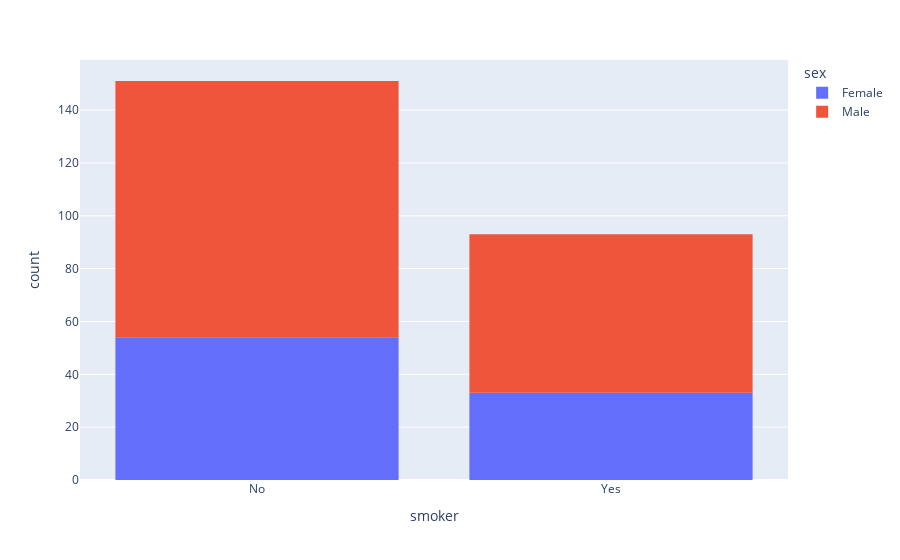

Notebook source saved alongside this figure:
### Markdown cell above
# 06_Histogram

### Code cell
# Histogram
fig = px.histogram(df, x="smoker", color="sex"  )
fig.show()

### Figure 1 — Plotly figure (JSON) as saved in the notebook; plotly's stock layout.template omitted (floating-point values rounded to 4 significant figures; data arrays with more than 128 entries replaced by an {"elided": "..."} marker saying what was removed)
{"data": [{"alignmentgroup": "True", "bingroup": "x", "hovertemplate": "sex=Female<br>smoker=%{x}<br>count=%{y}<extra></extra>", "legendgroup": "Female", "marker": {"color": "#636efa", "pattern": {"shape": ""}}, "name": "Female", "offsetgroup": "Female", "orientation": "v", "showlegend": true, "type": "histogram", "x": ["No", "No", "No", "No", "No", "No", "No", "No", "No", "No", "No", "No", "No", "No", "No", "No", "Yes", "No", "Yes", "Yes", "No", "No", "No", "Yes", "Yes", "No", "Yes", "Yes", "Yes", "Yes", "No", "Yes", "No", "No", "No", "No", "No", "No", "No", "No", "No", "No", "No", "No", "No", "No", "No", "No", "No", "No", "No", "No", "No", "No", "No", "No", "No", "No", "No", "No", "No", "Yes", "Yes", "Yes", "Yes", "Yes", "Yes", "Yes", "Yes", "Yes", "Yes", "Yes", "Yes", "Yes", "Yes", "Yes", "Yes", "Yes", "Yes", "Yes", "No", "Yes", "Yes", "Yes", "No", "Yes", "No"], "xaxis": "x", "yaxis": "y"}, {"alignmentgroup": "True", "bingroup": "x", "hovertemplate": "sex=Male<br>smoker=%{x}<br>count=%{y}<extra></extra>", "legendgroup": "Male", "marker": {"color": "#EF553B", "pattern": {"shape": ""}}, "name": "Male", "offsetgroup": "Male", "orientation": "v", "showlegend": true, "type": "histogram", "x": {"elided": "157 str values"}, "xaxis": "x", "yaxis": "y"}], "layout": {"barmode": "relative", "legend": {"title": {"text": "sex"}, "tracegroupgap": 0}, "margin": {"t": 60}, "xaxis": {"anchor": "y", "domain": [0, 1], "title": {"text": "smoker"}}, "yaxis": {"anchor": "x", "domain": [0, 1], "title": {"text": "count"}}}}
